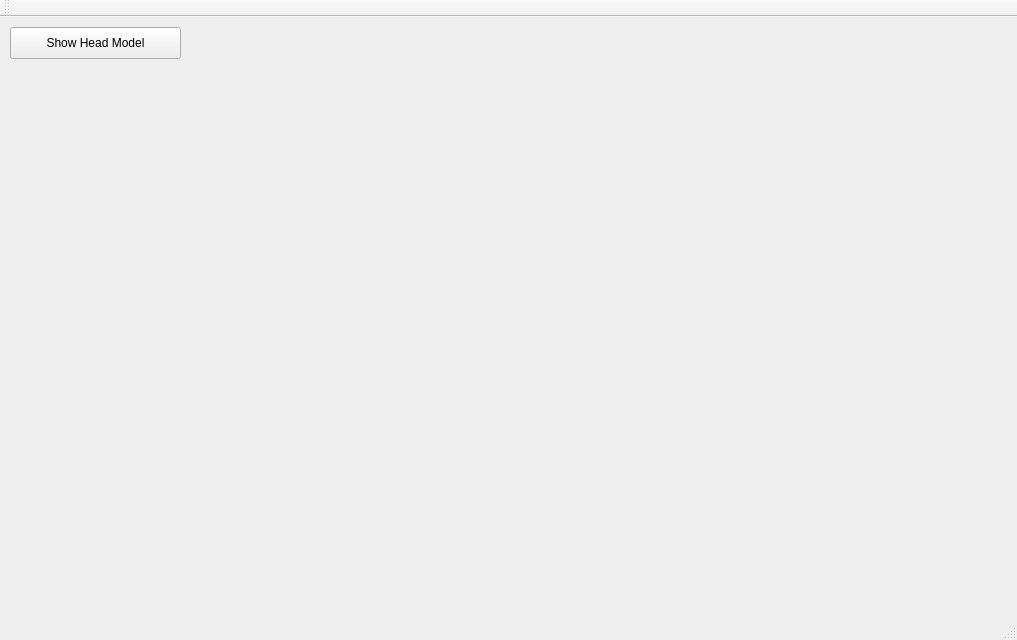
<?xml version="1.0" encoding="UTF-8"?>
<ui version="4.0">
 <class>MainWindow</class>
 <widget class="QMainWindow" name="MainWindow">
  <property name="geometry">
   <rect>
    <x>0</x>
    <y>0</y>
    <width>1017</width>
    <height>640</height>
   </rect>
  </property>
  <property name="windowTitle">
   <string>MainWindow</string>
  </property>
  <widget class="QWidget" name="centralWidget">
   <widget class="QLabel" name="label">
    <property name="geometry">
     <rect>
      <x>940</x>
      <y>530</y>
      <width>71</width>
      <height>71</height>
     </rect>
    </property>
    <property name="text">
     <string/>
    </property>
    <property name="pixmap">
     <pixmap resource="resources.qrc">:/Users/reuben/Documents/code/qt-apps/eema1/resources/resources/90451_The_Pennsylvania_State_University_Logo_MT_200_x_200.png</pixmap>
    </property>
    <property name="scaledContents">
     <bool>true</bool>
    </property>
    <property name="alignment">
     <set>Qt::AlignCenter</set>
    </property>
   </widget>
   <widget class="QPushButton" name="pushButton">
    <property name="geometry">
     <rect>
      <x>10</x>
      <y>10</y>
      <width>171</width>
      <height>32</height>
     </rect>
    </property>
    <property name="text">
     <string>Show Head Model</string>
    </property>
   </widget>
  </widget>
  <widget class="QMenuBar" name="menuBar">
   <property name="geometry">
    <rect>
     <x>0</x>
     <y>0</y>
     <width>1017</width>
     <height>22</height>
    </rect>
   </property>
  </widget>
  <widget class="QToolBar" name="mainToolBar">
   <attribute name="toolBarArea">
    <enum>TopToolBarArea</enum>
   </attribute>
   <attribute name="toolBarBreak">
    <bool>false</bool>
   </attribute>
  </widget>
  <widget class="QStatusBar" name="statusBar"/>
 </widget>
 <layoutdefault spacing="6" margin="11"/>
 <resources>
  <include location="resources.qrc"/>
 </resources>
 <connections/>
</ui>
